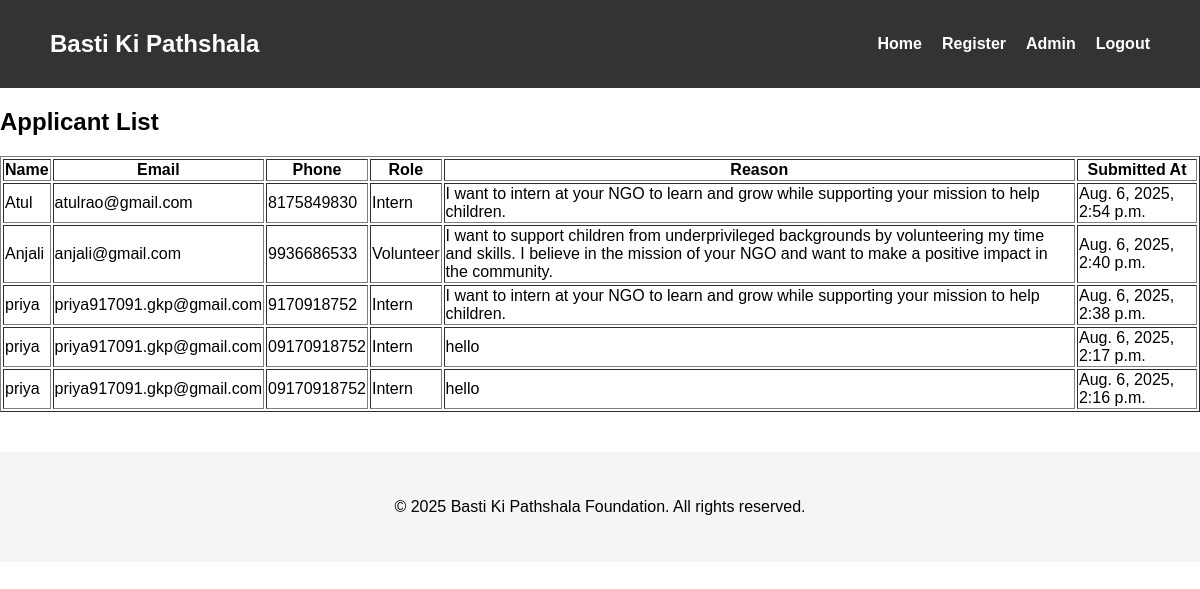
Screenshot of /admin-view/ (signed in) with the database file from the repository.
### core/models.py (models this page shows, shortened)
class Applicant(models.Model):
    ROLE_CHOICES = [
        ('Intern', 'Intern'),
        ('Volunteer', 'Volunteer'),
    ]
    name = models.CharField(max_length=100)
    email = models.EmailField()
    phone = models.CharField(max_length=15)
    role = models.CharField(max_length=10, choices=ROLE_CHOICES)
    reason = models.TextField()
    submitted_at = models.DateTimeField(auto_now_add=True)

### core/views.py (the view)
# urls.py: path('admin-view/', views.admin_view, name='admin_view'),
@login_required(login_url='login')
def admin_view(request):
    applicants = Applicant.objects.all().order_by('-submitted_at')
    return render(request, 'core/admin_view.html', {'applicants': applicants})

### core/templates/core/admin_view.html
{% extends 'core/base.html' %}
{% block content %}
<h2>Applicant List</h2>
<table border="1">
    <tr>
        <th>Name</th>
        <th>Email</th>
        <th>Phone</th>
        <th>Role</th>
        <th>Reason</th>
        <th>Submitted At</th>
    </tr>
    {% for applicant in applicants %}
    <tr>
        <td>{{ applicant.name }}</td>
        <td>{{ applicant.email }}</td>
        <td>{{ applicant.phone }}</td>
        <td>{{ applicant.role }}</td>
        <td>{{ applicant.reason }}</td>
        <td>{{ applicant.submitted_at }}</td>
    </tr>
    {% endfor %}
</table>
{% endblock %}

### core/templates/core/base.html (shortened to what this page needs)
{% load static %}
<!DOCTYPE html>
<html lang="en">
<head>
    <link rel="stylesheet" href="{% static 'css/style.css' %}">
</head>
<body>
    <header>
        <nav class="navbar">
            <div class="container">
                <h1 class="logo">Basti Ki Pathshala</h1>
                <ul class="nav-links">
                    <li><a href="{% url 'home' %}">Home</a></li>
                    <li><a href="{% url 'register' %}">Register</a></li>
                    <li><a href="{% url 'login' %}">Admin</a></li>
                    <li><a href="{% url 'logout' %}">Logout</a></li>
                </ul>
            </div>
        </nav>
    </header>
    <main class="container-fluid">
        {% block content %}
        {% endblock %}
    </main>
    <footer>
        <div class="container">
            <p>&copy; 2025 Basti Ki Pathshala Foundation. All rights reserved.</p>
        </div>
    </footer>
</body>
</html>

### core/static/css/style.css (style rules this page uses)
body { font-family: Arial, sans-serif; margin: 0; padding: 0; }
.navbar { background-color: #333; color: white; padding: 10px 0; }
.navbar .container { display: flex; justify-content: space-between; align-items: center; padding: 0 20px; }
.logo { font-size: 24px; font-weight: bold; }
.nav-links { list-style: none; display: flex; gap: 20px; }
.nav-links li a { color: white; text-decoration: none; font-weight: bold; }
.container { max-width: 1100px; margin: 0 auto; padding: 20px; }
footer { background-color: #f5f5f5; text-align: center; padding: 10px 0; margin-top: 40px; }

### rows the page displays
Applicant: name "Atul", email "atulrao@gmail.com", phone "8175849830", role "Intern", reason "I want to intern at your NGO to learn and grow while supporting your mission to help children.", submitted_at "Aug. 6, 2025, 2:54 p.m."
Applicant: name "Anjali", email "anjali@gmail.com", phone "9936686533", role "Volunteer", reason "I want to support children from underprivileged backgrounds by volunteering my time and skills. I believe in the mission of your NGO and want to make a positive impact in the community.", submitted_at "Aug. 6, 2025, 2:40 p.m."
Applicant: name "priya", email "priya917091.gkp@gmail.com", phone "9170918752", role "Intern", reason "I want to intern at your NGO to learn and grow while supporting your mission to help children.", submitted_at "Aug. 6, 2025, 2:38 p.m."
Applicant: name "priya", email "priya917091.gkp@gmail.com", phone "09170918752", role "Intern", reason "hello", submitted_at "Aug. 6, 2025, 2:17 p.m."
Applicant: name "priya", email "priya917091.gkp@gmail.com", phone "09170918752", role "Intern", reason "hello", submitted_at "Aug. 6, 2025, 2:16 p.m."
